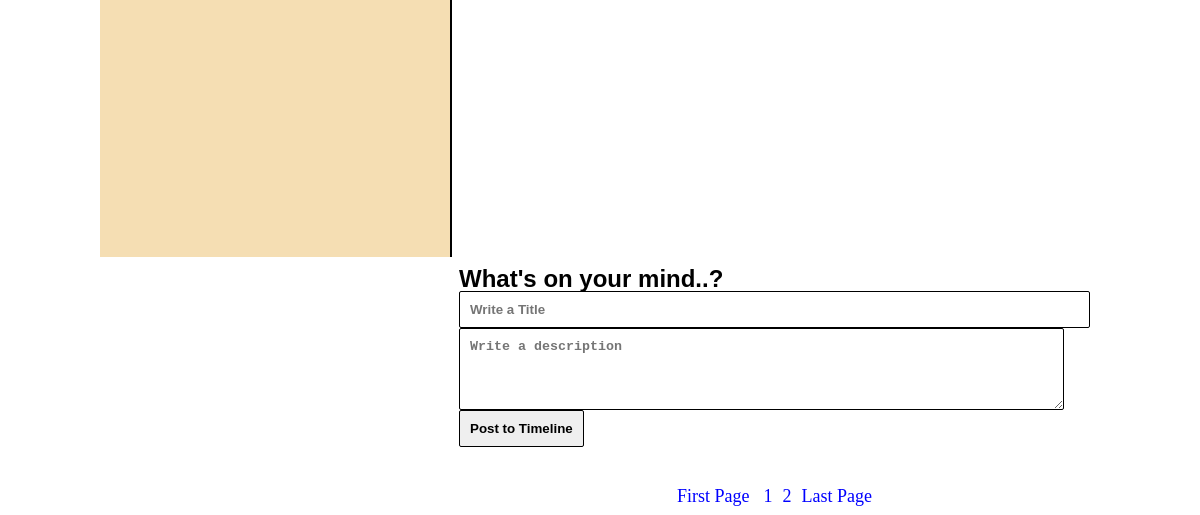
The app's page /group_profile.php?topic_id=4 (signed in, lower part), older data.
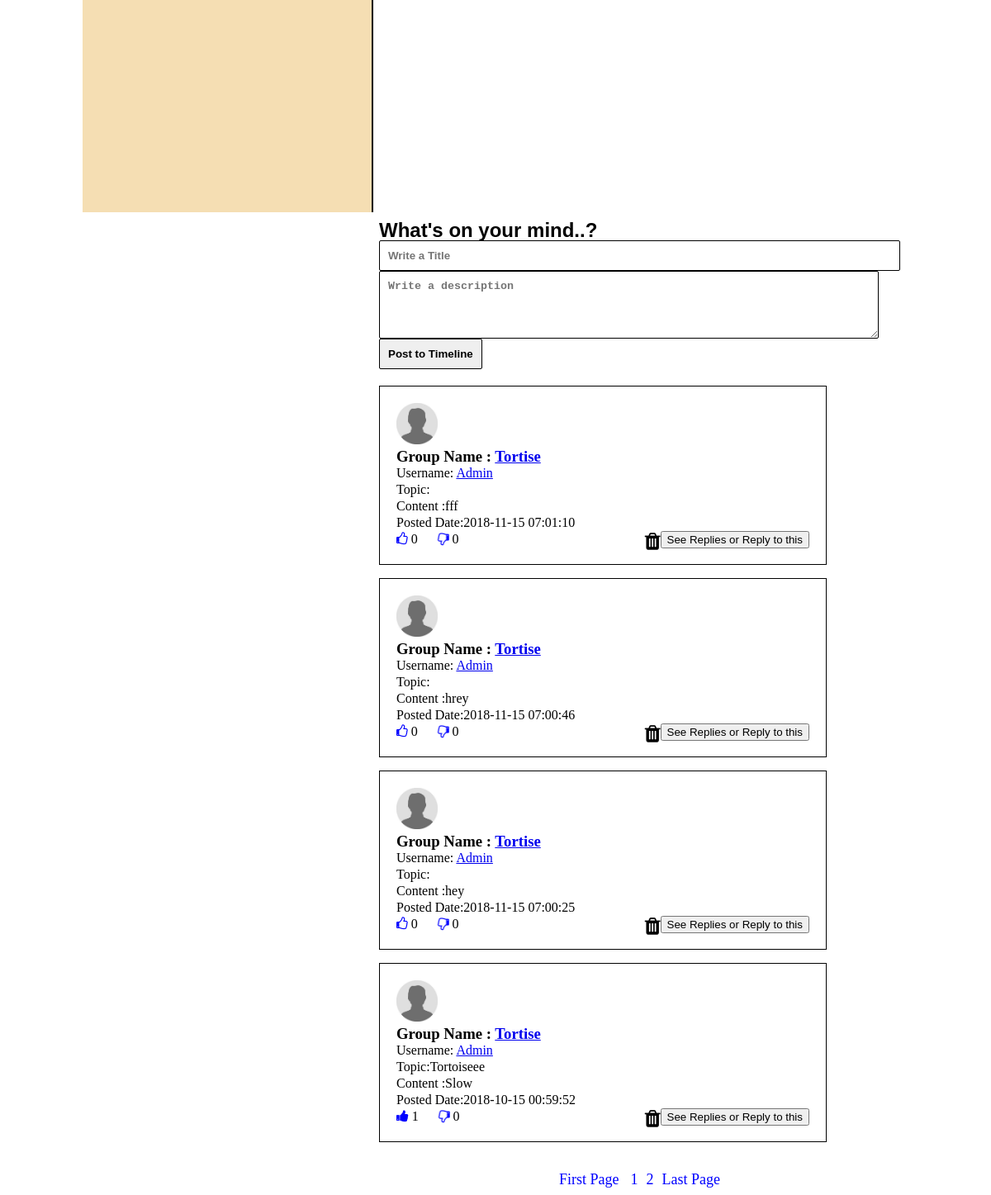
The same page, newer data.
### tables this page shows
CREATE TABLE `topics` (
  `topic_id` int(11) NOT NULL,
  `topic_title` text NOT NULL,
  `choose` varchar(255) NOT NULL
);

CREATE TABLE `users` (
  `users_id` int(255) NOT NULL,
  `first_name` varchar(255) NOT NULL,
  `last_name` varchar(255) NOT NULL,
  `email` varchar(255) NOT NULL,
  `password` varchar(255) NOT NULL,
  `user_image` varchar(256) NOT NULL,
  `status` text NOT NULL
);

CREATE TABLE `posts` (
  `post_id` int(11) NOT NULL,
  `users_id` int(11) NOT NULL,
  `topic_id` int(11) NOT NULL,
  `post_title` text NOT NULL,
  `post_content` text NOT NULL,
  `post_date` timestamp NOT NULL DEFAULT CURRENT_TIMESTAMP ON UPDATE CURRENT_TIMESTAMP,
  `global` int(255) DEFAULT NULL
);

CREATE TABLE `archive_info` (
  `archive_id` int(11) NOT NULL,
  `topic_id` int(11) NOT NULL,
  `archive_action` text NOT NULL
);

### session.php (the view, shortened to what this page needs)
<?php
	$connection=mysqli_connect("localhost","admin","monarchs","pet_finder") or die("Connection Failed");
        ?>
       <?php
function getLikes($post_id)
{
  global $connection;
  $sql = "SELECT COUNT(*) FROM rating
  		  WHERE post_id = $post_id AND rating_action='like'";
  $rs = mysqli_query($connection, $sql);
  $result = mysqli_fetch_array($rs);
  return $result[0];
}
function getDislikes($post_id)
{
  global $connection;
  $sql = "SELECT COUNT(*) FROM rating
  		  WHERE post_id = $post_id AND rating_action='dislike'";
  $rs = mysqli_query($connection, $sql);
  $result = mysqli_fetch_array($rs);
  return $result[0];
}
function userLiked($post_id, $users_id)
{
  global $connection;
  $sql = "SELECT * FROM rating WHERE users_id=$users_id
  		  AND post_id=$post_id AND rating_action='like'";
  $result = mysqli_query($connection, $sql);
  if (mysqli_num_rows($result) > 0) {
  	return true;
  }else{
  	return false;
  }
}
function userDisliked($post_id, $users_id)
{
  global $connection;
  $sql = "SELECT * FROM rating WHERE users_id=$users_id
  		  AND post_id=$post_id AND rating_action='dislike'";
  $result = mysqli_query($connection, $sql);
  if (mysqli_num_rows($result) > 0) {
  	return true;
  }else{
  	return false;
  }
}
            ?>
<?php
function get_group_posts($topic_id,$users_id){
    global $connection;
    $per_page=5;
    if(isset($_GET['page'])) {
        $page = $_GET['page'];
        }
    else {
        $page=1;
    }
    $start_from= ($page-1) * $per_page;
    $user = $_SESSION['email'];
    $get_posts="select users_id from users where email='$user'";
    $run_posts = mysqli_query($connection,$get_posts);
    while($row_posts = mysqli_fetch_array($run_posts,MYSQLI_ASSOC) ){
       $users_id = $row_posts['users_id'];
    $user= "select * from posts JOIN archive_info where posts.topic_id='$topic_id' and global is NULL and archive_info.topic_id = posts.topic_id order by posts.post_date DESC LIMIT $start_from,$per_page ";
        $run_user= mysqli_query($connection,$user);
        while($row_user= mysqli_fetch_array($run_user,MYSQLI_ASSOC)){
         $post_id = $row_user['post_id'];
        $topic_id = $row_user['topic_id'];
        $post_title = $row_user['post_title'];
        $content= $row_user['post_content'];
        $post_date = $row_user['post_date'];
        $archive_action = $row_user['archive_action'];
          $topic_title_query = "select topic_title from topics where topic_id='$topic_id'";
    $run_post_title = mysqli_query($connection,$topic_title_query);
    while($row_post_title=mysqli_fetch_array($run_post_title,MYSQLI_ASSOC)){
        $topic_title = $row_post_title['topic_title'];
        $user_details = "select * from users where users_id='$users_id'";
    $run_user_details = mysqli_query($connection,$user_details);
    while($row_user_details=mysqli_fetch_array($run_user_details,MYSQLI_ASSOC)){
        $last_name = $row_user_details['last_name'];
          $user_image =$row_user_details['user_image'];
    }
         ?>
       <div id='posts'>
        <p> <img src='user/user_images/<?php echo $user_image; ?>' width='50', height='50' ></p>
 <h3>Group Name : <a href='group_profile.php?topic_id=$topic_id'><?php echo $topic_title; ?></a></h3>
        <p>Username: <a href='user_profile.php?topic_id=$users_id'><?php echo $last_name; ?></a></p>
        <p>Topic:<?php echo $post_title; ?></p>
        <p>Content :<?php echo $content; ?></p>
        <p>Posted Date:<?php echo $post_date; ?></p>
       <i <?php
            if($archive_action == "unarchive"):
        if (userLiked($post_id,$users_id)): ?>
       class='fa fa-thumbs-up like-btn'
      	  <?php else: ?>
      		  class='fa fa-thumbs-o-up like-btn'
      	  <?php endif ?>
            <?php endif ?>
      	  data-id='<?php echo $post_id; ?>'
          data-id1 = '<?php echo $users_id; ?>'></i>
          <span class='likes'><?php echo getLikes($post_id); ?></span>
      	<i
      	  <?php
            if($archive_action == "unarchive"):
           if (userDisliked($post_id, $users_id)): ?>
      		  class='fa fa-thumbs-down dislike-btn'
      	  <?php else: ?>
      		  class='fa fa-thumbs-o-down dislike-btn'
      	  <?php endif ?>
            <?php endif ?>
      	  data-id='<?php echo $post_id; ?>'
           data-id1 = '<?php echo $users_id; ?>'></i>
      	<span class='dislikes'><?php echo getDislikes($post_id); ?></span>
            <a href='single.php?post_id=<?php echo $post_id; ?>' style='float:right;'><button> See Replies or Reply to this</button></a>
<?php
          if ($users_id== 21){
                  echo "<i class='fa fa-trash delete' data-id='$post_id' style='font-size:24px; color:black; float:right;'> </i>";
        }
        ?>
           </div><br>
       <?php
        }
        }
    }
}
        ?>

### group_profile.php (shortened to what this page needs)
<?php
include "session.php";
?>
<!DOCTYPE html>
<html>
<head>
    <link rel= "stylesheet" href="style/home_style.css" media ="all"/>
     <link rel="stylesheet" href="https://cdnjs.cloudflare.com/ajax/libs/font-awesome/4.7.0/css/font-awesome.min.css" />
    </head>
<body>
    <div class='container'>
        <div class = "content">
            <div id= "user_timeline">
                <div id="user_details">
                    <?php
                    $user = $_SESSION['email'];
                    $topic_id=$_GET['topic_id'];
                    $get_user = "select * from users where email = '$user'";
                    $run_user = mysqli_query($connection,$get_user);
                    $row=mysqli_fetch_array($run_user);
                    $users_id = $row['users_id'];
                    ?>
                </div>
            </div>
            <div id= "content_timeline">
                <form action="group_profile.php?topic_id=<?php echo $topic_id;?>" method="post" id="f" >
                <h2> What's on your mind..?</h2>
                    <input type="text" name="title" placeholder="Write a Title" size="73"/><br/>
                    <textarea cols="71" rows="4" name="content" placeholder="Write a description"></textarea><br/>
                    <input type="submit" name="sub" class="sub-group" value="Post to Timeline" />
                  <br>
                    <br>
                    <br>
                    <br>
                    <br>
                    <br>
                    <br>
                </form>
                     <br><br>
                    <?php get_group_posts($topic_id,$users_id);
    $per_page=5;
        $query = "select * from posts where global is  NULL ";
        $result = mysqli_query($connection,$query);
        $total_posts= mysqli_num_rows($result);
        $total_pages = ceil($total_posts / $per_page);
 echo"
    <center>
    <div id='pagenation'>
    <a href='?page=1'>First Page</a>
    ";
    for ($i=1; $i<=$total_pages; $i++){
        echo"<a href='?page=$i&topic_id=$topic_id'>$i</a>";
    }
    echo "<a href='?page=$total_pages&topic_id=$topic_id'>Last Page</a></center></div>";
                ?>
            </div>
        </div>
</body>
</html>

### style/home_style.css (style rules this page uses)
html, body, div, span, applet, object, iframe, h1, h2, h3, h4, h5, h6, p, blockquote, pre, a, abbr, acronym, address, big, cite, code, del, dfn, em, img, ins, kbd, q, s, samp, small, strike, strong, sub, sup, tt, var, b, u, i, center, dl, dt, dd, ol, ul, li, fieldset, form, label, legend, table, caption, tbody, tfoot, thead, tr, th, td, article, aside, canvas, details, embed, figure, figcaption, footer, header, hgroup, menu, nav, output, ruby, section, summary, time, mark, audio, video { margin: 0; padding: 0; border: 0; }
body { line-height: 1; background-color: white; }
.container { overflow: hidden; margin:0; padding: 0; }
.content { width:1000px; margin: 0 auto; }
#user_timeline { background: wheat; width:350px; float: left; height: 900px; border-right: 2px solid black; }
#user_details { padding:20px; margin-bottom: 10px; }
#content_timeline { float: right; padding: 10px; }
#f input { float: left; padding: 10px; border: 1px solid black; border-radius: 2px; font-weight: bolder; }
#f textarea { float: left; padding: 10px; border: 1px solid black; border-radius: 2px; font-weight: bolder; }
#f h2 { color: black; font-family:sans-serif; }
#pagenation { margin-top: 20px; }
#pagenation a { color:blue; text-decoration: none; font-size: 10px; margin: 5px; }
#posts { width: 500px; background: : wheat; padding: 20px; line-height: 20px; border:1px solid black; text-align: justify; }
#pagenation a { color: blue; text-decoration: none; font-size: 18px; margin: 5px; }
.fa { font-size: 1.2em; }
.fa-thumbs-down, .fa-thumbs-o-down { transform:rotateY(180deg); }
i { color: blue; }

Row changes from the older to the newer data that the page shows:
added posts: post_content "fff", post_date "2018-11-15 07:01:10"
now on this page (row unchanged): topics: users.user_image (placeholder picture), topic_title "Tortise", users.last_name "Admin", post_id "0", post_id "1"
added posts: post_content "hrey", post_date "2018-11-15 07:00:46"
added posts: post_content "hey", post_date "2018-11-15 07:00:25"
now on this page (row unchanged): posts: post_title "Tortoiseee", post_content "Slow", post_date "2018-10-15 00:59:52"
